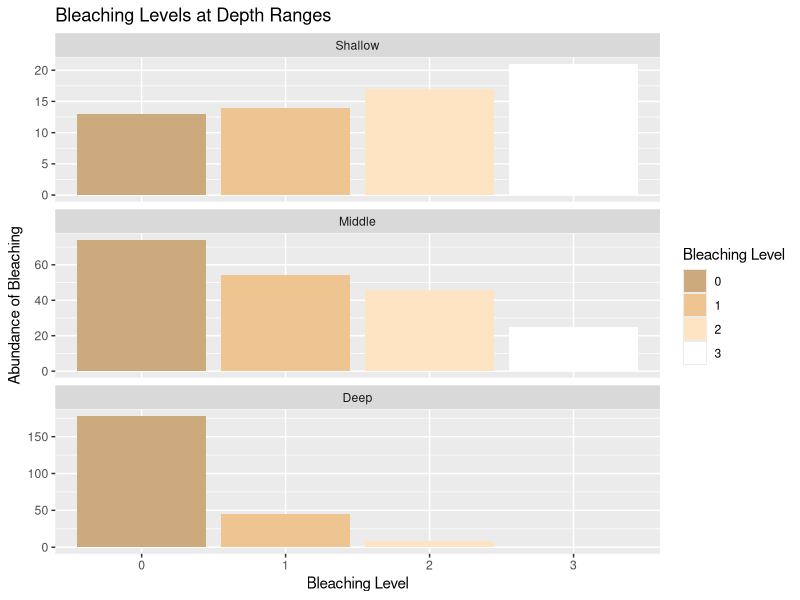
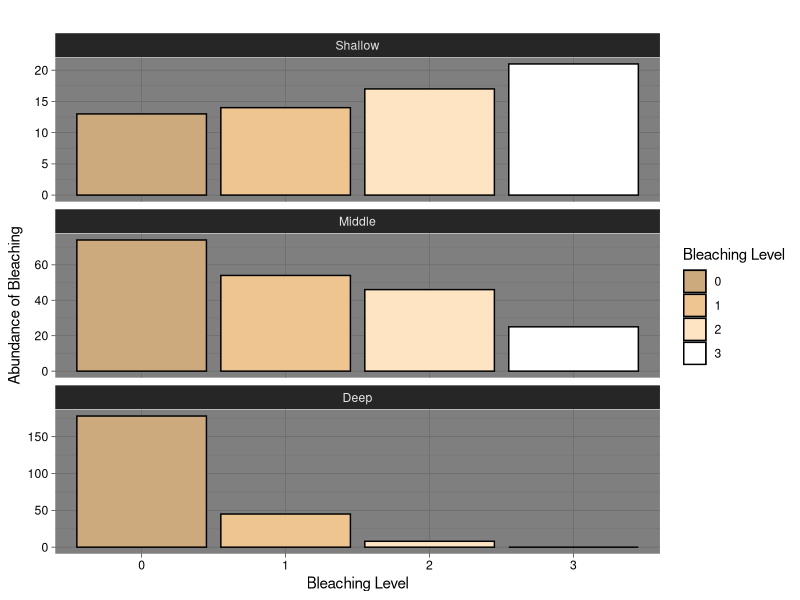
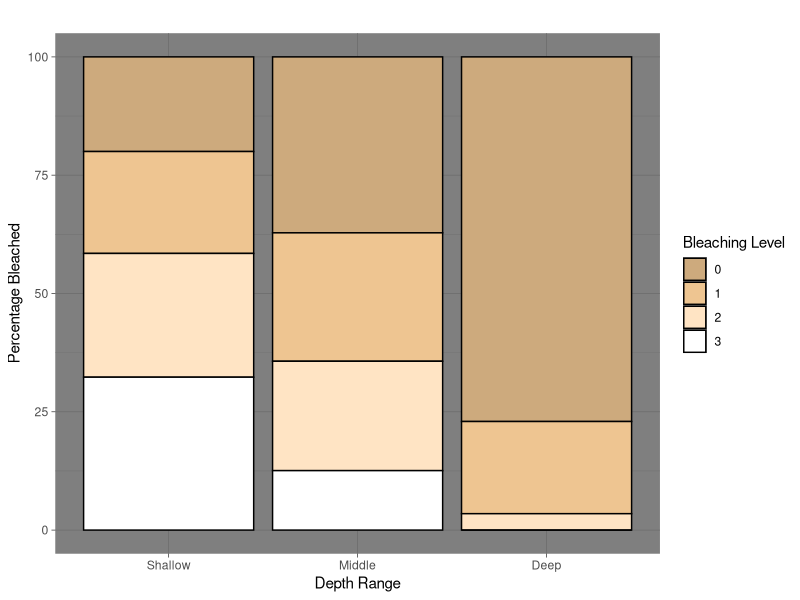

Source code (R) for these figures, in order:


library(readxl)
Acropora <- read_excel("Acropora.xlsx")
View(Acropora)  

install.packages("dplyr")
library(dplyr)

## Creating a separate data level to create depth ranges with labels 
depth_ranges <- cut(Acropora$Relative_depth, breaks = c(0,3, 4.5,Inf), labels = c("Shallow", "Middle", "Deep"))

new_df <- cbind(Acropora, depth_range = depth_ranges)

##Couting the number of times bleaching levels occur at each depth range and outputting a data frame 

result_df <- new_df %>%
  group_by(depth_range, Bleaching_level) %>%
  summarize(count = n())

new_row <- data.frame(
  depth_range = "Deep",
  Bleaching_level = 3,
  count = 0
)

result_df <- rbind(result_df, new_row)

# Display the updated result_df
print(result_df)

install.packages("tidyverse")
library(tidyverse)
library(ggplot2)

## Graphing the results 

desired_order <- c("Shallow", "Middle", "Deep")
result_df$depth_range <- factor(result_df$depth_range, levels = desired_order)

ggplot(result_df, aes(x = as.factor(Bleaching_level), y = count, fill = as.factor(Bleaching_level))) +
  geom_bar(stat = "identity") +
  facet_wrap(~depth_range, scales = "free_y", nrow = 3, ncol = 1) +
  labs(title = "Bleaching Levels at Depth Ranges",
       x = "Bleaching Level",
       y = "Abundance of Bleaching") +
  scale_fill_manual(values = c("0" = "burlywood3", "1" = "burlywood2", "2" = "bisque1", "3" = "white"), name="Bleaching Level")



### TRY AGAIN:
desired_order <- c("Shallow", "Middle", "Deep")
result_df$depth_range <- factor(result_df$depth_range, levels = desired_order)

ggplot(result_df, aes(x = as.factor(Bleaching_level), y = count, fill = as.factor(Bleaching_level))) +
  geom_bar(stat = "identity", color="black") +
  theme_dark() +
  facet_wrap(~depth_range, scales = "free_y", nrow = 3, ncol = 1) +
  theme(axis.text.x = element_text(colour = "black")) +
  theme(axis.text.y.left = element_text(colour = "black")) +
  labs(title = " ",
       x = "Bleaching Level",
       y = "Abundance of Bleaching") +
  scale_fill_manual(values = c("0" = "burlywood3", "1" = "burlywood2", "2" = "bisque1", "3" = "white"), name="Bleaching Level")


##Counting the percentage of bleached coral per depth 

result_df2 <- result_df %>%
  group_by(depth_range) %>%
  mutate(percentage_bleached = (count / sum(count)) * 100)

##Grpahing the percentage results 

ggplot(result_df2, aes(x = depth_range, y = percentage_bleached, fill = as.factor(Bleaching_level))) +
  geom_bar(stat = "identity", position = "stack", color ="black") +
  theme(axis.text.x = element_text(colour = "black")) +
  theme(axis.text.y.left = element_text(colour = "black")) +
  labs(title = " ",
       x = "Depth Range",
       y = "Percentage Bleached") +
  scale_fill_manual(values = c("0" = "burlywood3", "1" = "burlywood2", "2" = "bisque1", "3" = "white"), name="Bleaching Level") +
  ylim(0, 100) + theme_dark() 

## Statistical Anlysis 

##Chi_Square Test
contingency_table <- xtabs(count ~ depth_range + Bleaching_level, data = result_df)
chi_square_result <- chisq.test(contingency_table)

print(chi_square_result)

##Anova (Didn't work)

install.packages("car")
library(car)

str(result_df)

model <- lm(count ~ depth_range, data = result_df)
anova_result <- Anova(model, type="III")
print(anova_result)

model2 <- lm(count ~ depth_range * Bleaching_level, data = result_df)

anova_result2 <- Anova(model2, type = "III")

print(anova_result2)

